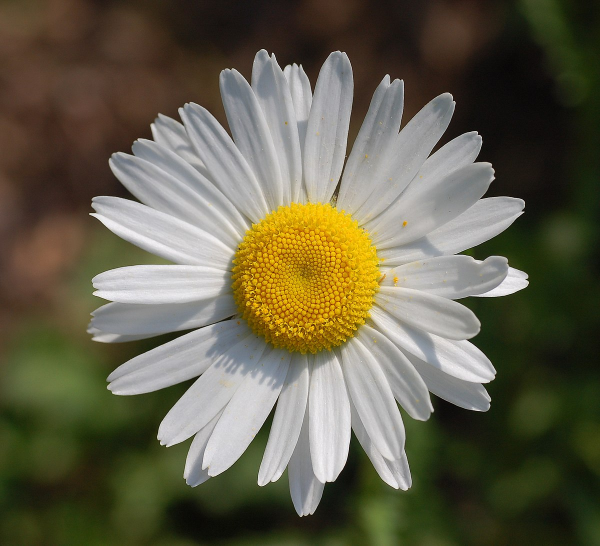
#> input picture Daisy/Image_1.jpg, 1200 x 1091 px, given as the content of the folder D:/git/Flower-Classification/rose flower, which was not available (shown at 1/2 size)
$ jupyter execute --allow-errors 'image classification.ipynb'   (text cells are left out)
#> lines starting #> are read from the running program, lines starting #| are printed output that depends on the picture; pictures that were not available may be replaced by others from this repository, and a replacement may not be noted
[cell 1]
import numpy as np
from skimage.transform import resize
from skimage.io import imread
import matplotlib.pyplot as plt
import os

[cell 2]
target = []
images = []
flat_data = []


datadir = 'D:\git\Flower-Classification'
categories = ['rose flower','sunflower','Marigold','Daisy']

for category in categories:
  class_index=categories.index(category)
  path=os.path.join(datadir,category)
  for img in os.listdir(path):
    img_matrix=imread(os.path.join(path,img))
#> img_matrix is the input picture: shape (1091, 1200, 3); mean R, G, B 99.4, 95.3, 74.6
    img_resized=resize(img_matrix,(150,150,3))
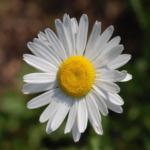
#> img_resized: shape (150, 150, 3) float64; mean R, G, B 0.39, 0.374, 0.293
    flat_data.append(img_resized.flatten())
    images.append(img_resized)
    target.append(category)

[cell 3]
import pandas as pd
df=pd.DataFrame(flat_data)
df['Target']=target

[cell 4]
df

[cell 5]
plt.bar(categories,df['Target'].value_counts())
plt.title('Flower vs Quantity')
plt.xlabel('Flower Name')
plt.ylabel('No. of Flowers')
plt.show()
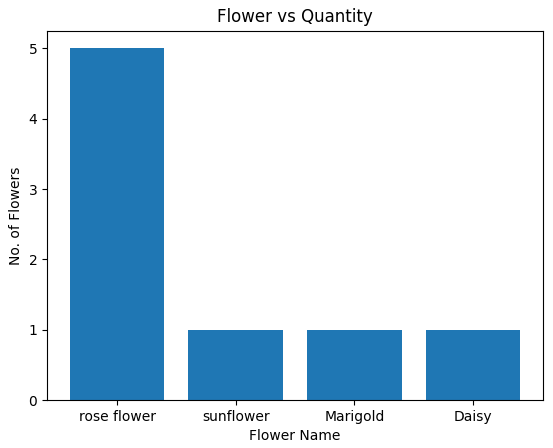
#> figure drawn by matplotlib, 1 panel; tallest bar 5 high, from x = -0.4 to 0.4

[cell 6]
x = df.iloc[:,0:67500].values
y = df.iloc[:,67500].values

[cell 7]
from sklearn.impute import SimpleImputer

imputer = SimpleImputer(strategy='mean')

X = imputer.fit_transform(x)

[cell 8]
import pandas as pd


X = pd.DataFrame(X)
y = pd.Series(y)
X.dropna(inplace=True)
y = y[X.index]

[cell 9]
from sklearn.model_selection import GridSearchCV
from sklearn.neighbors import KNeighborsClassifier
import numpy as np
k=np.arange(1,160)
param={'n_neighbors':k}
model=KNeighborsClassifier()
model_grid=GridSearchCV(model,param)
model_grid.fit(x,y)

[cell 10]
model_grid.best_params_

[cell 11]
from sklearn.model_selection import train_test_split
x_train,x_test,y_train,y_test = train_test_split(x,y,random_state=0)

[cell 12]
from sklearn.preprocessing import MinMaxScaler
scaler = MinMaxScaler()
x_train = scaler.fit_transform(x_train)
x_test = scaler.transform(x_test)

[cell 13]
model = KNeighborsClassifier(n_neighbors=9,metric='euclidean')
model.fit(x_train,y_train)

#> (a cell that did not finish here is left out)

[cell 15]
#actual result
y_test

[cell 16]
from sklearn.metrics import accuracy_score
#> (the rest of this cell did not finish here and is left out)

[cell 17]
img1=imread('C:/Users/harsh/internship/img/images/Daisy/download.jpeg')
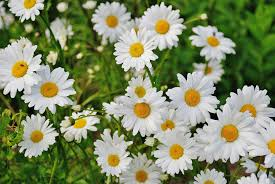
#> input picture Daisy/download.jpeg, 275 x 184 px, found by its file name
#> img1 is the input picture: shape (184, 275, 3); mean R, G, B 128.5, 138.5, 101.2
img1_resize = resize(img1,(150,150,3))
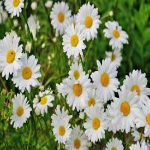
#> img1_resize: shape (150, 150, 3) float64; mean R, G, B 0.504, 0.543, 0.397
img1_flatten = img1_resize.flatten()
